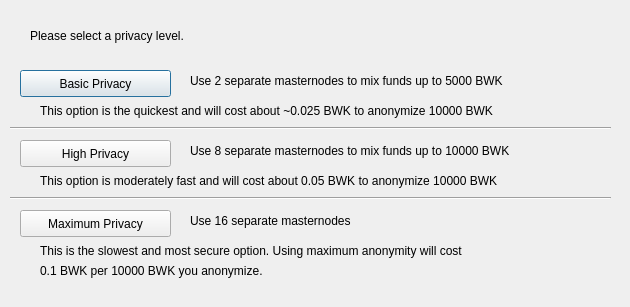
<?xml version="1.0" encoding="UTF-8"?>
<ui version="4.0">
 <class>ObfuscationConfig</class>
 <widget class="QDialog" name="ObfuscationConfig">
  <property name="geometry">
   <rect>
    <x>0</x>
    <y>0</y>
    <width>630</width>
    <height>307</height>
   </rect>
  </property>
  <property name="windowTitle">
   <string>Configure Obfuscation</string>
  </property>
  <widget class="QPushButton" name="buttonBasic">
   <property name="geometry">
    <rect>
     <x>20</x>
     <y>70</y>
     <width>151</width>
     <height>27</height>
    </rect>
   </property>
   <property name="text">
    <string>Basic Privacy</string>
   </property>
  </widget>
  <widget class="QPushButton" name="buttonHigh">
   <property name="geometry">
    <rect>
     <x>20</x>
     <y>140</y>
     <width>151</width>
     <height>27</height>
    </rect>
   </property>
   <property name="text">
    <string>High Privacy</string>
   </property>
  </widget>
  <widget class="QPushButton" name="buttonMax">
   <property name="geometry">
    <rect>
     <x>20</x>
     <y>210</y>
     <width>151</width>
     <height>27</height>
    </rect>
   </property>
   <property name="text">
    <string>Maximum Privacy</string>
   </property>
  </widget>
  <widget class="QLabel" name="label">
   <property name="geometry">
    <rect>
     <x>30</x>
     <y>20</y>
     <width>571</width>
     <height>31</height>
    </rect>
   </property>
   <property name="text">
    <string>Please select a privacy level.</string>
   </property>
  </widget>
  <widget class="QLabel" name="label_2">
   <property name="geometry">
    <rect>
     <x>190</x>
     <y>70</y>
     <width>421</width>
     <height>21</height>
    </rect>
   </property>
   <property name="text">
    <string>Use 2 separate masternodes to mix funds up to 5000 BWK</string>
   </property>
  </widget>
  <widget class="QLabel" name="label_3">
   <property name="geometry">
    <rect>
     <x>190</x>
     <y>140</y>
     <width>411</width>
     <height>21</height>
    </rect>
   </property>
   <property name="text">
    <string>Use 8 separate masternodes to mix funds up to 10000 BWK</string>
   </property>
  </widget>
  <widget class="QLabel" name="label_4">
   <property name="geometry">
    <rect>
     <x>190</x>
     <y>210</y>
     <width>421</width>
     <height>21</height>
    </rect>
   </property>
   <property name="text">
    <string>Use 16 separate masternodes</string>
   </property>
  </widget>
  <widget class="QLabel" name="label_6">
   <property name="geometry">
    <rect>
     <x>40</x>
     <y>100</y>
     <width>561</width>
     <height>21</height>
    </rect>
   </property>
   <property name="text">
    <string>This option is the quickest and will cost about ~0.025 BWK to anonymize 10000 BWK</string>
   </property>
  </widget>
  <widget class="QLabel" name="label_7">
   <property name="geometry">
    <rect>
     <x>40</x>
     <y>170</y>
     <width>561</width>
     <height>21</height>
    </rect>
   </property>
   <property name="text">
    <string>This option is moderately fast and will cost about 0.05 BWK to anonymize 10000 BWK</string>
   </property>
  </widget>
  <widget class="QLabel" name="label_8">
   <property name="geometry">
    <rect>
     <x>40</x>
     <y>240</y>
     <width>561</width>
     <height>21</height>
    </rect>
   </property>
   <property name="text">
    <string>This is the slowest and most secure option. Using maximum anonymity will cost</string>
   </property>
  </widget>
  <widget class="QLabel" name="label_9">
   <property name="geometry">
    <rect>
     <x>40</x>
     <y>260</y>
     <width>561</width>
     <height>21</height>
    </rect>
   </property>
   <property name="text">
    <string>0.1 BWK per 10000 BWK you anonymize.</string>
   </property>
  </widget>
  <widget class="Line" name="line">
   <property name="geometry">
    <rect>
     <x>10</x>
     <y>120</y>
     <width>601</width>
     <height>16</height>
    </rect>
   </property>
   <property name="orientation">
    <enum>Qt::Horizontal</enum>
   </property>
  </widget>
  <widget class="Line" name="line_2">
   <property name="geometry">
    <rect>
     <x>10</x>
     <y>190</y>
     <width>601</width>
     <height>16</height>
    </rect>
   </property>
   <property name="orientation">
    <enum>Qt::Horizontal</enum>
   </property>
  </widget>
 </widget>
 <resources/>
 <connections/>
</ui>
